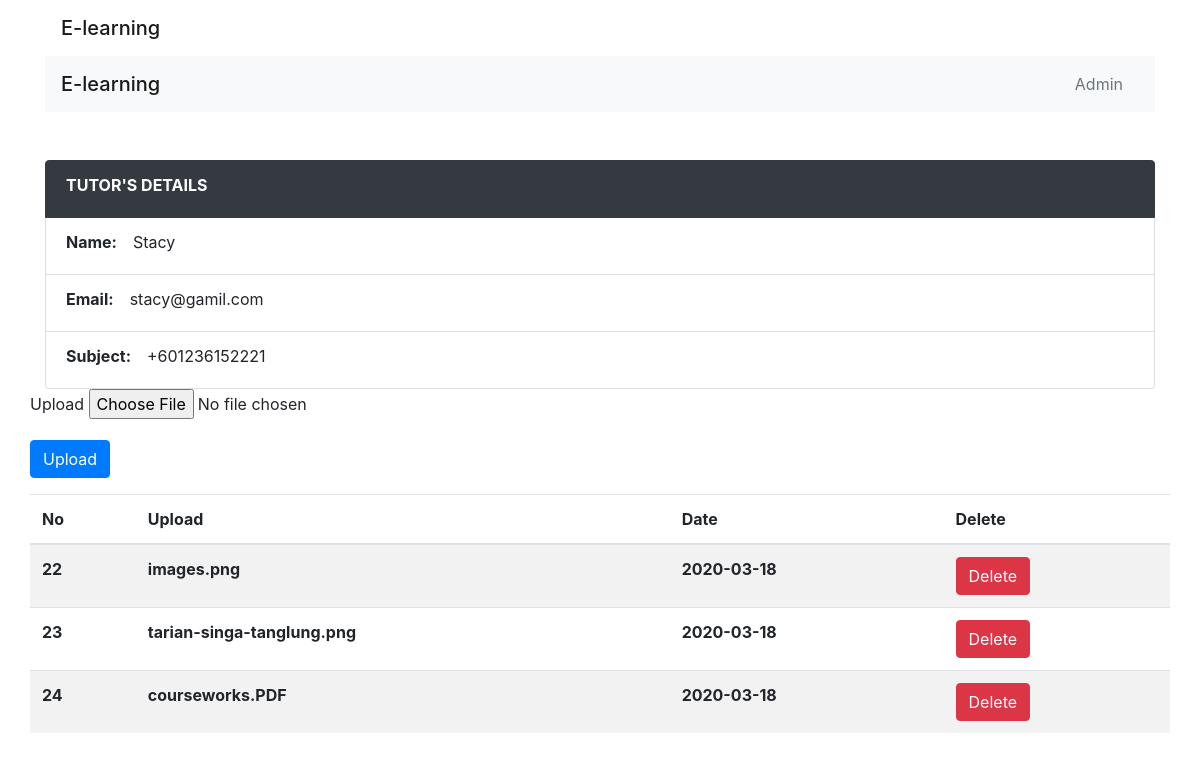
The app's page /misc/upload.php, older data.
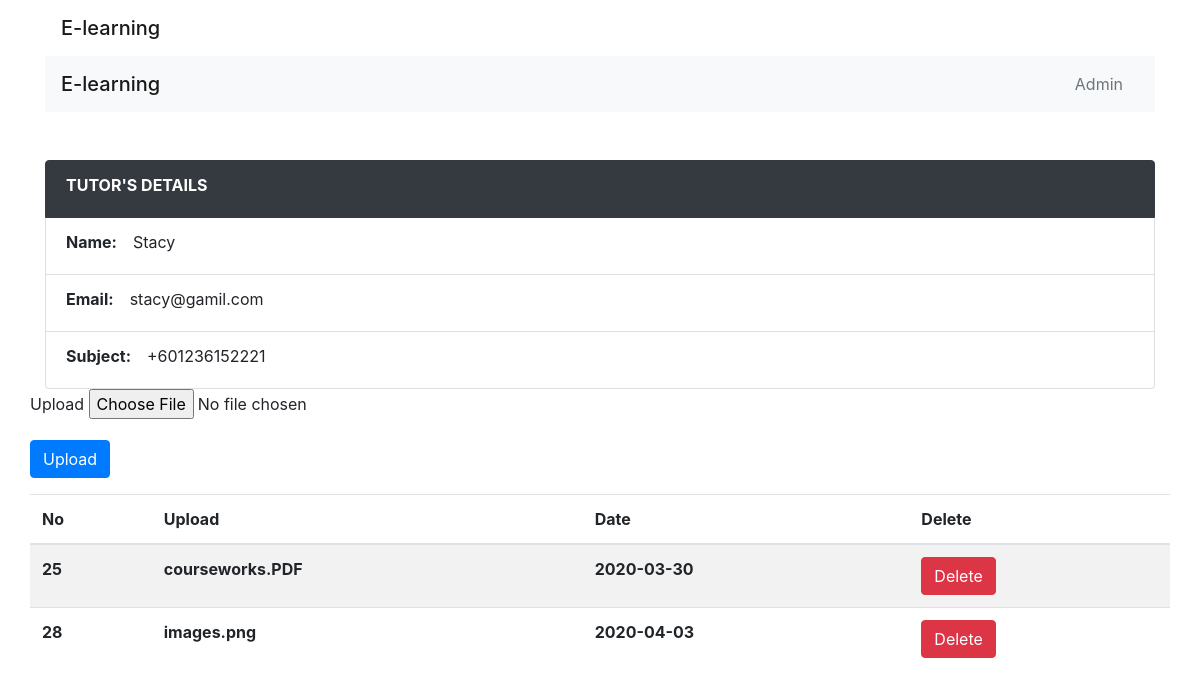
The same page, newer data.
### tables this page shows
CREATE TABLE `uploads` (
  `upload_id` int(11) NOT NULL,
  `upload` text NOT NULL,
  `comment` varchar(225) NOT NULL DEFAULT 'No comment',
  `date` date NOT NULL,
  `status` varchar(30) NOT NULL DEFAULT 'pending'
);

### include/function.php (called while the page is built, shortened)
<?php
function query($sql) {
  global $connection;
  return mysqli_query($connection, $sql);
}
?>

### misc/upload.php (the view, shortened to what this page needs)
<?php include ('./include/database.php'); ?>
<?php include ('./include/function.php'); ?>
<?php include ('include/header.php'); ?>
 <?php include ('include/navigation.php'); ?>
  <?php include ('include/sidebar.php'); ?>
<div class="row">
<form action="" method="post" enctype="multipart/form-data">
	<div class="form-group">
		<label for="upload">Upload</label>
		<input type="file" name="upload">
	</div>
	<div class="form-group">
		<input class="btn btn-primary" type="submit" name="create_upload" value="Upload" >
	</div>
</form>
<table class="table table-striped">
  <thead>
    <tr>
      <th scope="col">No</th>
      <th scope="col">Upload</th>
      <th scope="col">Date</th>
      <th scope="col">Delete</th>
    </tr>
  </thead>
  <tbody>
<?php
$query = query("SELECT * FROM uploads");
    while($row = mysqli_fetch_assoc($query)){
    	$upload_id = $row['upload_id'];
    	$upload = $row['upload'];
    	$date = $row['date'];
    	echo "<tr>";
      	echo "<th scope='row'>$upload_id</th>";
      	echo "<th>$upload</th>";
      	echo "<th>$date</th>";
    	echo "<td><a href='upload.php?delete={$upload_id}' class='btn btn-danger' onclick='check_delete()'>Delete</a></td>";
    	echo "</tr>";
    }
?>
  </tbody>
</table>
</div>

### include/header.php (shortened to what this page needs)
<?php
	include_once 'function.php';
?>
<!DOCTYPE html>
<html>
<head>
  <link rel="stylesheet" href="https://stackpath.bootstrapcdn.com/bootstrap/4.4.1/css/bootstrap.min.css">
</head>
<body class="container">
	<header>
			<nav class="navbar navbar-light">
				<span class="navbar-brand mb-0 h1">E-learning</span>
			</nav>
	</header>

### include/navigation.php
<nav class="navbar navbar-light bg-light">
  <span class="navbar-brand mb-0 h1">E-learning</span>
  <ul class="nav justify-content-end">
    <li class="nav-item">
      <a class="nav-link disabled" href="#" tabindex="-1" aria-disabled="true">Admin</a>
    </li>
  </ul>
</nav>

### include/sidebar.php (shortened to what this page needs)
   <div class="mt-5">
	<?php
	$L_name = "Stacy";
	$L_Email = "stacy@gamil.com";
	$L_PhoneNumber = "+601236152221";
	?>
	<li class="list-group-item active bg-dark btn-outline-dark"><label class="font-weight-bold pr-3">TUTOR'S DETAILS</label></li>
	<?php
	if(1){
		echo "
		<li class='list-group-item'><label class='font-weight-bold pr-3'>Name:</label>$L_name</li>
		<li class='list-group-item'><label class='font-weight-bold pr-3'>Email:</label>$L_Email</li>
		<li class='list-group-item'><label class='font-weight-bold pr-3'>Subject:</label>$L_PhoneNumber</li>
		";
	}else{
		echo "<li class='list-group-item'><label class='font-weight-bold pr-3'>Unassigned</li>";
	}
	?>
</div>

Row changes from the older to the newer data that the page shows:
removed uploads: upload_id "22", upload "images.png", date "2020-03-18"
removed uploads: upload_id "23", upload "tarian-singa-tanglung.png", date "2020-03-18"
removed uploads: upload_id "24", upload "courseworks.PDF", date "2020-03-18"
added uploads: upload_id "25", upload "courseworks.PDF", date "2020-03-30"
added uploads: upload_id "28", upload "images.png", date "2020-04-03"
